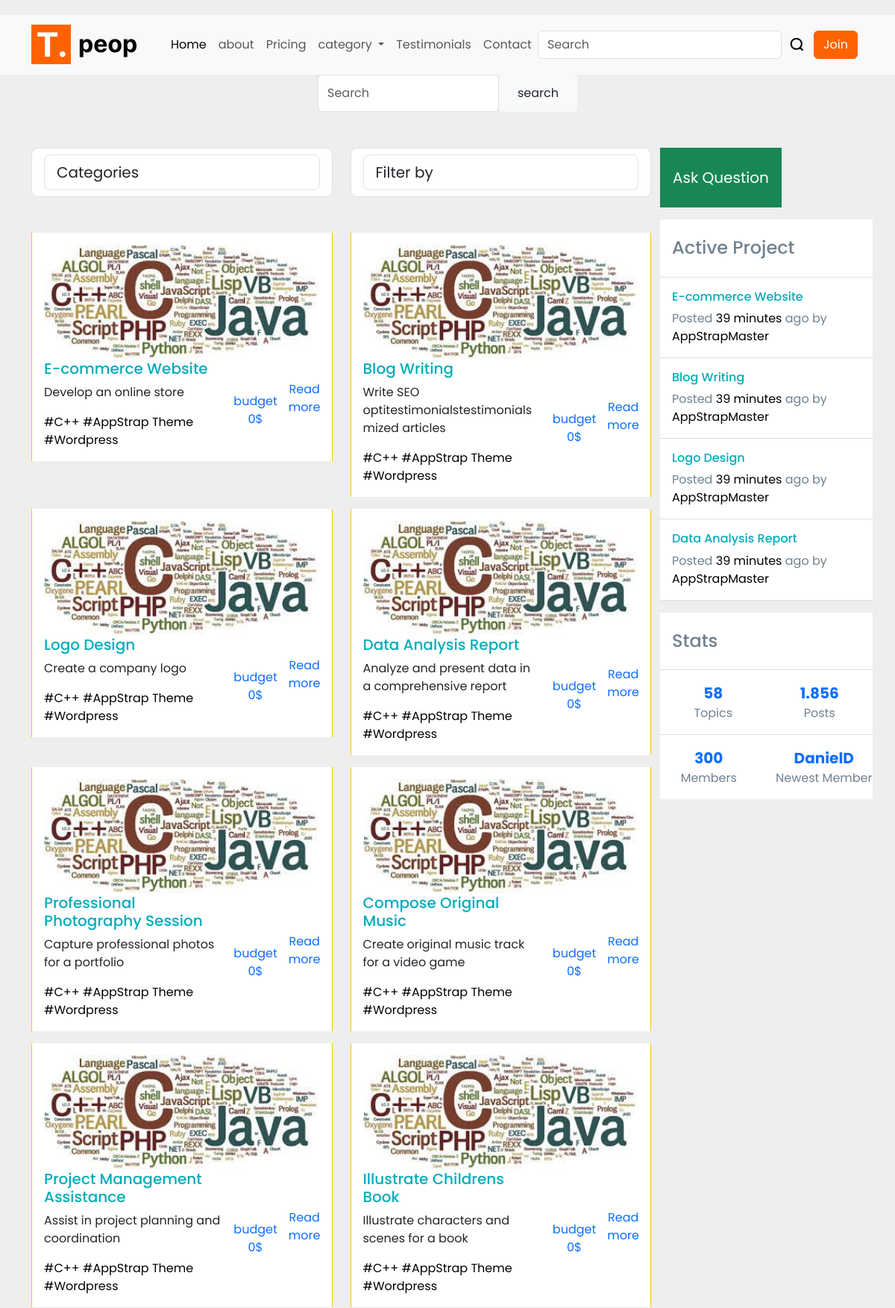
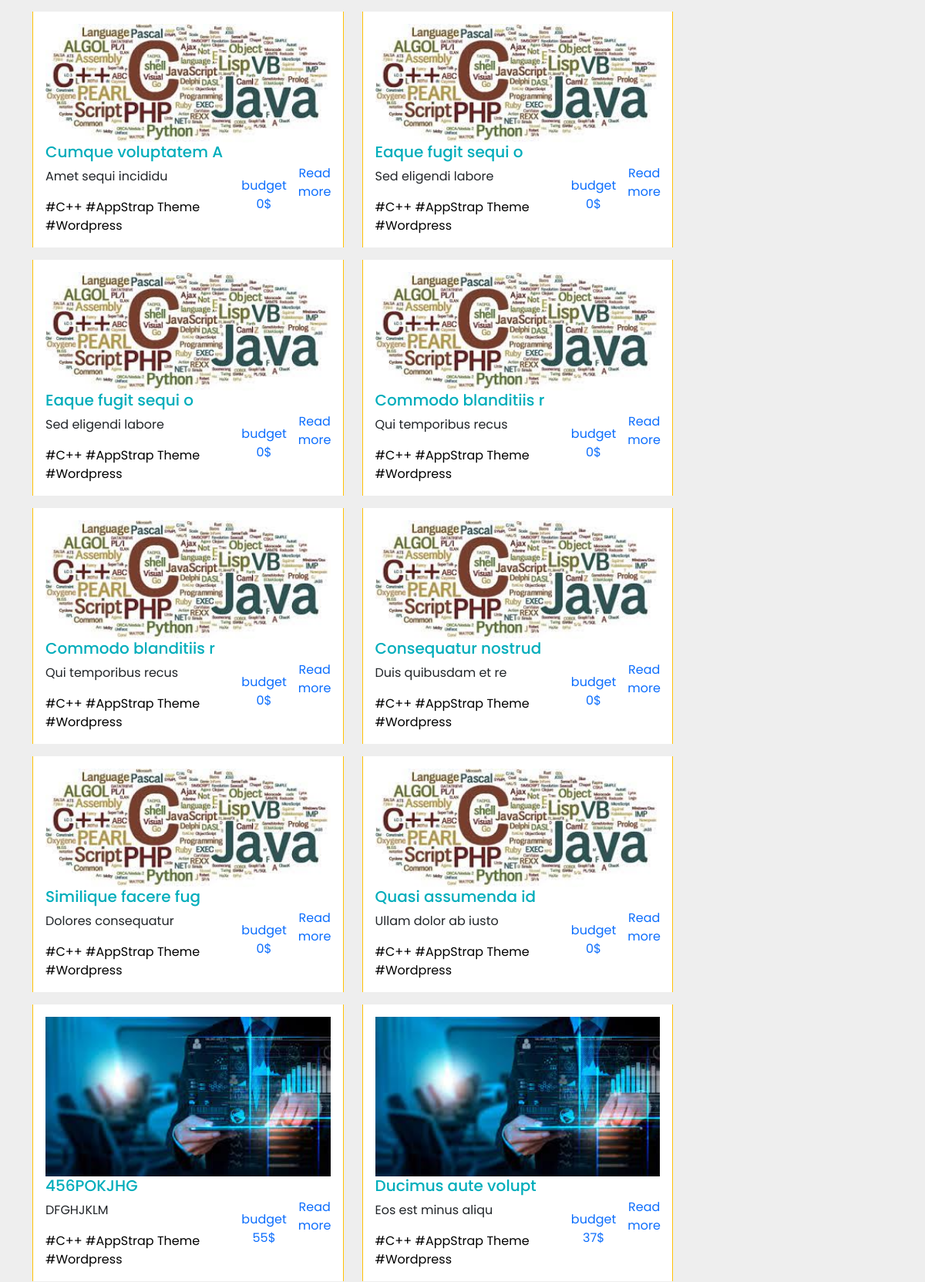
Screenshot of /project/recherch.php (upper part) with the database file from the repository (2 pictures, top to bottom).
### tables this page shows
CREATE TABLE `projects` (
  `id` int NOT NULL,
  `title` varchar(50) NOT NULL,
  `project_description` varchar(200) NOT NULL,
  `detail` text NOT NULL,
  `image` varchar(200) NOT NULL DEFAULT 'data.jpeg',
  `creationDate` datetime NOT NULL DEFAULT CURRENT_TIMESTAMP,
  `budget` float NOT NULL,
  `budget_type` varchar(50) NOT NULL,
  `currency` varchar(50) NOT NULL,
  `id_categorie` int DEFAULT NULL,
  `id_sub_category` int DEFAULT NULL,
  `freelance_id` int DEFAULT NULL,
  `ID_user` int NOT NULL,
  `deadline` date DEFAULT NULL,
  `status` enum('Y','N') NOT NULL DEFAULT 'N'
);

### project/recherch.php (the view, shortened to what this page needs)
<?php
include './dashboard/include/connect.php';
if (isset($_GET['id'])) {
    $sql = "SELECT * FROM projects where id_categorie = $_GET[id]";
} else {
    $sql = "SELECT * FROM projects";
}
$project = mysqli_query($con, $sql);
$sqli = "SELECT * FROM projects order by creationDate limit 4;";
$new = mysqli_query($con, $sqli);
?>
<!doctype html>
<html lang="en">
<head>
    <link rel="stylesheet" href="https://cdn.jsdelivr.net/npm/bootstrap@5.3.2/dist/css/bootstrap.min.css">
    <link rel="stylesheet" href="css/style.css">
    <link rel="stylesheet" href="css/list.css">
    <link rel="stylesheet" href="https://cdnjs.cloudflare.com/ajax/libs/font-awesome/6.4.2/css/all.min.css">
    <link href="https://code.ionicframework.com/ionicons/2.0.1/css/ionicons.min.css" rel="stylesheet">
</head>
<body>
    <?php include 'include/navbar.php' ?>
    <div class="py-6">
        <div class="container">
            <div class="container text-center">
                <div class="row">
                    <div class="col-12 col-md-4 mx-auto">
                        <form class="d-flex mb-5">
                            <input type="search" class="form-control rounded" id="serchitem" placeholder="Search" aria-label="Search" aria-describedby="search-addon" onkeyup="search()" />
                            <span class="input-group-text border-0" id="search-addon">
                                <button type="button" class="btn btn-outline" id="btnn">search</button>
                            </span>
                        </form>
                    </div>
                </div>
            </div>
            <div class="row">
                <div class="col-lg-9 mb-3">
                    <div class="row text-left mb-5">
                        <div class="col-lg-6 mb-3 mb-sm-0">
                            <div class="dropdown bootstrap-select form-control form-control-lg bg-white bg-op-9 text-sm w-lg-50" style="width: 100%;">
                                <select class="form-control form-control-lg bg-white bg-op-9 text-sm w-lg-50" data-toggle="select" tabindex="-98">
                                    <option> Categories </option>
                                </select>
                            </div>
                        </div>
                        <div class="col-lg-6 text-lg-right">
                            <div class="dropdown bootstrap-select form-control form-control-lg bg-white bg-op-9 ml-auto text-sm w-lg-50" style="width: 100%;">
                                <select class="form-control form-control-lg bg-white bg-op-9 ml-auto text-sm w-lg-50" data-toggle="select" tabindex="-98">
                                    <option> Filter by </option>
                                </select>
                            </div>
                        </div>
                    </div>
                    <div class="row">
                        <?php
                        while ($row = mysqli_fetch_assoc($project)) {
                        ?>
                            <div class="col-md-6">
                                <div class="card row-hover pos-relative py-3 px-3 mb-3 border-warning border-top-0 border-right-0 border-bottom-0 rounded-0">
                                    <img src="./uploaded/<?= $row['image'] ?>" alt="">
                                    <div class="row align-items-center">
                                        <div class="col-md-8 mb-3 mb-sm-0">
                                            <h5>
                                                <a href="#" class="text-primary"><?= $row['title'] ?></a>
                                            </h5>
                                            <p class="text-sm"><?= $row['project_description'] ?></p>
                                            <div class="text-sm op-5"> <a class="text-black mr-2" href="#">#C++</a> <a class="text-black mr-2" href="#">#AppStrap Theme</a> <a class="text-black mr-2" href="#">#Wordpress</a> </div>
                                        </div>
                                        <div class="col-md-4 op-7">
                                            <div class="row text-center op-7">
                                                <a class="col px-1 pt-3" href="project.php?id=<?= $row['id'] ?>"> <span class="d-block text-sm">budget</span> <span class="d-block text-sm"><?= $row['budget'] ?>$</span> </a>
                                                <a class="col px-1" href="project.php?id=<?= $row['id'] ?>"> <i class="ion-ios-eye-outline icon-1x"></i> <span class="d-block text-sm">Read more</span> </a>
                                            </div>
                                        </div>
                                    </div>
                                </div>
                            </div>
                        <?php }
                        ?>
                    </div>
                </div>
                <div class="col-lg-3 mb-4 mb-lg-0 px-lg-0 mt-lg-0">
                    <div data-settings="{&quot;parent&quot;:&quot;#content&quot;,&quot;mind&quot;:&quot;#header&quot;,&quot;top&quot;:10,&quot;breakpoint&quot;:992}" data-toggle="sticky" class="sticky" style="top: 85px;">
                        <div class="sticky-inner">
                            <a class="btn btn-lg btn-block btn-success rounded-0 py-4 mb-3 bg-op-6 roboto-bold" href="#">Ask
                                Question</a>
                            <div class="bg-white mb-3">
                                <h4 class="px-3 py-4 op-5 m-0">
                                    Active Project
                                </h4>
                                <hr class="m-0">
                                <?php
                                while ($row = mysqli_fetch_assoc($new)) {
                                ?>
                                    <div class="pos-relative px-3 py-3">
                                        <h6 class="text-primary text-sm">
                                            <a href="#" class="text-primary"><?= $row['title'] ?></a>
                                        </h6>
                                        <p class="mb-0 text-sm"><span class="op-6">Posted</span> <a class="text-black" href="#">39 minutes</a> <span class="op-6">ago by</span> <a class="text-black" href="#">AppStrapMaster</a></p>
                                    </div>
                                    <hr class="m-0">
                                <?php }
                                ?>
                            </div>
                            <div class="bg-white text-sm">
                                <h4 class="px-3 py-4 op-5 m-0 roboto-bold">
                                    Stats
                                </h4>
                                <hr class="my-0">
                                <div class="row text-center d-flex flex-row op-7 mx-0">
                                    <div class="col-sm-6 flex-ew text-center py-3 border-bottom border-right"> <a class="d-block lead font-weight-bold" href="#">58</a> Topics </div>
                                    <div class="col-sm-6 col flex-ew text-center py-3 border-bottom mx-0"> <a class="d-block lead font-weight-bold" href="#">1.856</a> Posts </div>
                                </div>
                                <div class="row d-flex flex-row op-7">
                                    <div class="col-sm-6 flex-ew text-center py-3 border-right mx-0"> <a class="d-block lead font-weight-bold" href="#">300</a> Members </div>
                                    <div class="col-sm-6 flex-ew text-center py-3 mx-0"> <a class="d-block lead font-weight-bold" href="#">DanielD</a> Newest Member </div>
                                </div>
                            </div>
                        </div>
                    </div>
                </div>
            </div>
        </div>
    </div>
    <link href="https://unpkg.com/aos@2.3.1/dist/aos.css" rel="stylesheet">
</body>
</html>

### project/css/style.css (style rules this page uses)
* { padding: 0; margin: 0; text-decoration: none !important; box-sizing: border-box; list-style: none; font-family: 'Poppins', serif; scroll-behavior: smooth; }
:root { --medorange: #FF9654; --primaryorange: #FF6300; --secondaryorange: #FCEBEC; --black:#18191A; --white:#FFFFFF; --hovercolor:#0D3B66; }

### project/css/list.css (style rules this page uses)
body { margin-top: 20px; background: #eee; color: #708090; }
a { text-decoration: none; }
.text-primary, a.text-primary:focus, a.text-primary:hover { color: #00ADBB !important; }
.text-black, .text-hover-black:hover { color: #000 !important; }
.font-weight-bold { font-weight: 700 !important; }

### rows the page displays
projects: image (picture), title "E-commerce Website", project_description "Develop an online store", budget "0"
projects: image (picture), title "Blog Writing", project_description "Write SEO optitestimonialstestimonialsmized articles", budget "0"
projects: image (picture), title "Logo Design", project_description "Create a company logo", budget "0"
projects: image (picture), title "Data Analysis Report", project_description "Analyze and present data in a comprehensive report", budget "0"
projects: image (picture), title "Professional Photography Session", project_description "Capture professional photos for a portfolio", budget "0"
projects: image (picture), title "Compose Original Music", project_description "Create original music track for a video game", budget "0"
projects: image (picture), title "Project Management Assistance", project_description "Assist in project planning and coordination", budget "0"
projects: image (picture), title "Illustrate Childrens Book", project_description "Illustrate characters and scenes for a book", budget "0"
projects: image (picture), title "Cumque voluptatem A", project_description "Amet sequi incididu", budget "0"
projects: image (picture), title "Eaque fugit sequi o", project_description "Sed eligendi labore", budget "0"
projects: image (picture), title "Eaque fugit sequi o", project_description "Sed eligendi labore", budget "0"
projects: image (picture), title "Commodo blanditiis r", project_description "Qui temporibus recus", budget "0"
projects: image (picture), title "Commodo blanditiis r", project_description "Qui temporibus recus", budget "0"
projects: image (picture), title "Consequatur nostrud", project_description "Duis quibusdam et re", budget "0"
projects: image (picture), title "Similique facere fug", project_description "Dolores consequatur", budget "0"
projects: image (picture), title "Quasi assumenda id", project_description "Ullam dolor ab iusto", budget "0"
projects: image (picture), title "456POKJHG", project_description "DFGHJKLM", budget "55"
projects: image (picture), title "Ducimus aute volupt", project_description "Eos est minus aliqu", budget "37"
